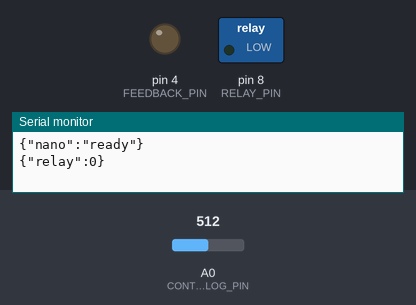
Simulated run of this sketch. Board: Arduino Nano, built with avr-gcc and run on an emulated ATmega328P. Shown: switched loads named in the sketch (green lamp = pin HIGH), output pins drawn as LEDs (lit = HIGH), the last lines printed to the serial monitor. The test bench sets the inputs (shaded band); at power-on: A0 (CONTROL_ANALOG_PIN) = 512.

Above: at 1.3 s.
1.4 s: A0 (CONTROL_ANALOG_PIN) set to 588
2.9 s: A0 (CONTROL_ANALOG_PIN) set to 610
At 4.1 s:
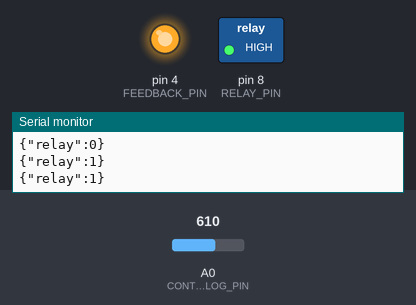
4.4 s: A0 (CONTROL_ANALOG_PIN) set to 590
At 5.3 s:
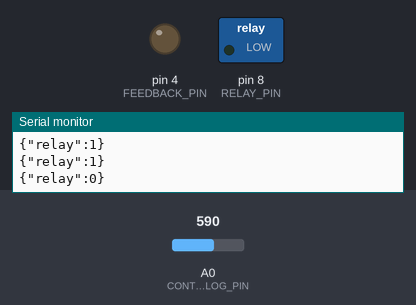
5.9 s: A0 (CONTROL_ANALOG_PIN) set to 716
At 6.2 s:
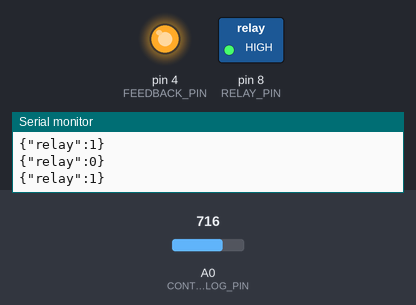
Timing chart, 0 to 8.4 s (numbered marks = the images above; inputs shaded):
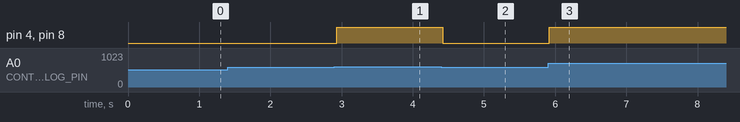

The sketch:

arduino_nano_relay.ino
```cpp
/*
  Arduino Nano – 5V Relay Controller with ESP32 interface

  Purpose
  - Receive a logic level from ESP32 on analog pin A0 (0V=OFF, 3.3V=ON)
  - Drive a 5V relay on D8 (use a transistor + diode for protection)
  - Expose feedback to ESP32 via digital pin D4 (HIGH when relay is ON)
  - Periodically report state over UART as JSON {"relay":0|1}

  Wiring
  - ESP32 GPIO (3.3V output) -> Nano A0 (GND common)
  - Nano D8 -> relay driver transistor base (with resistor), relay coil to +5V, diode across coil
  - Nano D4 -> ESP32 input pin (3.3V tolerant via level divider if needed)
  - Common GND between ESP32, Nano, relay supply

  Notes
  - A0 reads 0..1023. Threshold ~600 (~3.0V) decides ON.
  - You can also control via serial by sending: {"relay":1}\n or {"relay":0}\n
*/

#include <Arduino.h>

// Pins
const uint8_t CONTROL_ANALOG_PIN = A0;   // From ESP32 (0..3.3V)
const uint8_t RELAY_PIN = 8;             // To relay driver (active HIGH)
const uint8_t FEEDBACK_PIN = 4;          // To ESP32 input (HIGH = ON)

// Tunables
const uint16_t ANALOG_THRESHOLD = 600;   // >600 => ON
const uint8_t ANALOG_SAMPLES = 8;        // simple moving average
const unsigned long SERIAL_REPORT_MS = 1000;

// State
volatile uint8_t desiredState = 0;       // 0=OFF, 1=ON (from analog/serial)
volatile uint8_t relayState = 0;         // actual driven state

// Helpers
uint16_t readAnalogAveraged(uint8_t samples) {
  uint32_t acc = 0;
  for (uint8_t i = 0; i < samples; i++) {
    acc += analogRead(CONTROL_ANALOG_PIN);
    delay(2);
  }
  return (uint16_t)(acc / samples);
}

void applyRelay(uint8_t state) {
  relayState = state ? 1 : 0;
  digitalWrite(RELAY_PIN, relayState ? HIGH : LOW);
  digitalWrite(FEEDBACK_PIN, relayState ? HIGH : LOW);
}

void parseSerialCommand() {
  // Expect one-line JSON: {"relay":1}\n or {"relay":0}\n (whitespace ignored)
  if (!Serial.available()) return;
  static String buf;
  while (Serial.available()) {
    char c = (char)Serial.read();
    if (c == '\n' || c == '\r') {
      if (buf.length() > 0) {
        int idx = buf.indexOf("\"relay\"");
        if (idx >= 0) {
          int colon = buf.indexOf(':', idx);
          if (colon >= 0) {
            int val = -1;
            for (int i = colon + 1; i < (int)buf.length(); i++) {
              if (buf[i] == '0' || buf[i] == '1') { val = buf[i] - '0'; break; }
            }
            if (val == 0 || val == 1) desiredState = (uint8_t)val;
          }
        }
      }
      buf = "";
    } else {
      // keep buffer bounded
      if (buf.length() < 64) buf += c;
    }
  }
}

void setup() {
  pinMode(RELAY_PIN, OUTPUT);
  pinMode(FEEDBACK_PIN, OUTPUT);
  digitalWrite(RELAY_PIN, LOW);
  digitalWrite(FEEDBACK_PIN, LOW);

  // Initialize analog reference (default 5V)
  analogReference(DEFAULT);

  Serial.begin(9600);
  delay(100);
  Serial.println(F("{\"nano\":\"ready\"}"));
}

void loop() {
  // 1) Read analog command from ESP32
  uint16_t a = readAnalogAveraged(ANALOG_SAMPLES);
  desiredState = (a > ANALOG_THRESHOLD) ? 1 : 0;

  // 2) Also allow serial command override (last writer wins within the loop)
  parseSerialCommand();

  // 3) Drive relay and feedback
  applyRelay(desiredState);

  // 4) Periodic JSON report
  static unsigned long lastReport = 0;
  unsigned long now = millis();
  if (now - lastReport >= SERIAL_REPORT_MS) {
    lastReport = now;
    Serial.print(F("{\"relay\":"));
    Serial.print(relayState);
    Serial.println(F("}"));
  }

  delay(5);
}
```

Measured:
- the behaviour switches between 600 and 601 on A0 (CONTROL_ANALOG_PIN) (found by bisection; images 0 and 1)
- after the input at 2.9 s, pin 4 (FEEDBACK_PIN), pin 8 (RELAY_PIN): LOW → HIGH at once
- after the input at 4.4 s, pin 4 (FEEDBACK_PIN), pin 8 (RELAY_PIN): HIGH → LOW at once
- after the input at 5.9 s, pin 4 (FEEDBACK_PIN), pin 8 (RELAY_PIN): LOW → HIGH at once
